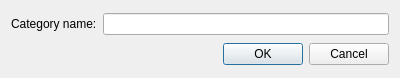
<?xml version="1.0" encoding="UTF-8"?>
<ui version="4.0">
 <class>CategoryNameDialog</class>
 <widget class="QDialog" name="CategoryNameDialog">
  <property name="geometry">
   <rect>
    <x>0</x>
    <y>0</y>
    <width>400</width>
    <height>78</height>
   </rect>
  </property>
  <property name="windowTitle">
   <string>Creating new category</string>
  </property>
  <layout class="QVBoxLayout" name="verticalLayout">
   <item>
    <layout class="QHBoxLayout" name="horizontalLayout">
     <item>
      <widget class="QLabel" name="label">
       <property name="text">
        <string>Category name:</string>
       </property>
      </widget>
     </item>
     <item>
      <widget class="QLineEdit" name="lineEdit"/>
     </item>
    </layout>
   </item>
   <item>
    <widget class="QDialogButtonBox" name="buttonBox">
     <property name="orientation">
      <enum>Qt::Horizontal</enum>
     </property>
     <property name="standardButtons">
      <set>QDialogButtonBox::Cancel|QDialogButtonBox::Ok</set>
     </property>
    </widget>
   </item>
  </layout>
 </widget>
 <resources/>
 <connections>
  <connection>
   <sender>buttonBox</sender>
   <signal>accepted()</signal>
   <receiver>CategoryNameDialog</receiver>
   <slot>accept()</slot>
   <hints>
    <hint type="sourcelabel">
     <x>248</x>
     <y>254</y>
    </hint>
    <hint type="destinationlabel">
     <x>157</x>
     <y>274</y>
    </hint>
   </hints>
  </connection>
  <connection>
   <sender>buttonBox</sender>
   <signal>rejected()</signal>
   <receiver>CategoryNameDialog</receiver>
   <slot>reject()</slot>
   <hints>
    <hint type="sourcelabel">
     <x>316</x>
     <y>260</y>
    </hint>
    <hint type="destinationlabel">
     <x>286</x>
     <y>274</y>
    </hint>
   </hints>
  </connection>
 </connections>
</ui>
